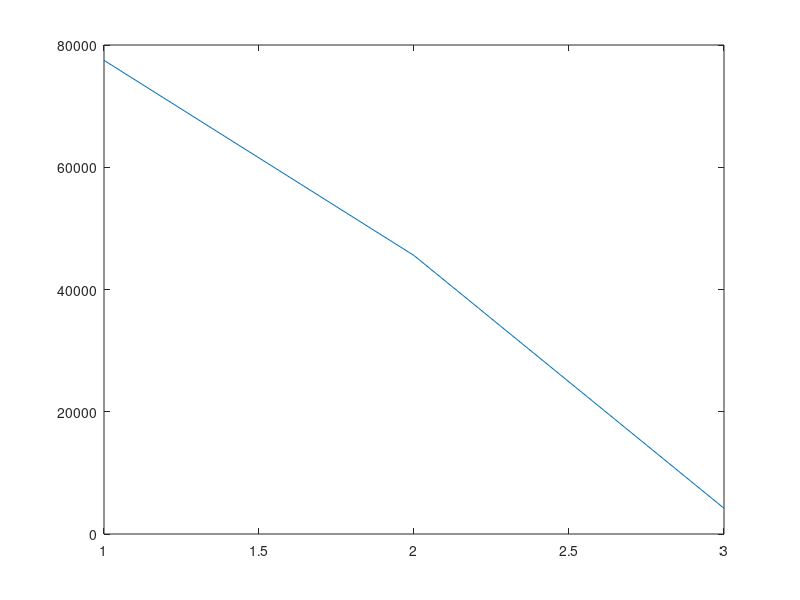

This figure's MATLAB source:
C = 10e6;

pps64 = C / (64*8);
pps110 = C / (110*8);
pps1518 = C / (1518*8);

time = [1 / pps64, 1 / pps110, 1 / pps1518];

% ed -> exprimental delay
expdelay = [3.9676, 4.0095, 5.1133];

y = expdelay ./ time;

figure(1);
plot([1, 2, 3], y, LineStyle="-");

